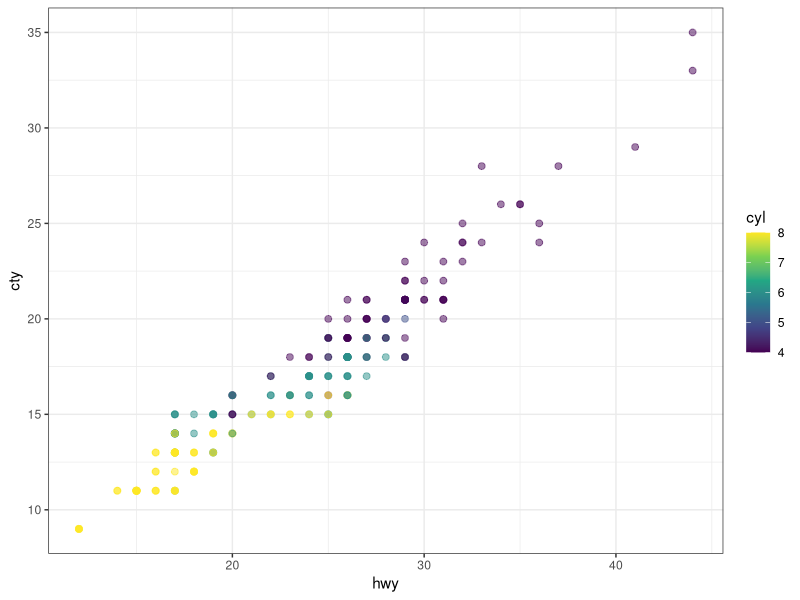

Recreate this plot in R.
## ---- chunk 1
#| label: load-packages
library(ggplot2)
## ---- chunk 2
#| label: fig-scatterplot
#| fig-width: 6
#| fig-height: 3.5
#| fig-cap: City and highway mileage for 38 popular models of cars.
#| fig-alt: Scatterplot of city vs. highway mileage for cars, where points are colored by the number of cylinders. The plot displays a positive, linear, and strong relationship between city and highway mileage, and mileage increases as the number of cylinders decreases.
#| echo: true
#| code-fold: true
#| code-line-numbers: true
ggplot(mpg, aes(x = hwy, y = cty, color = cyl)) +
  geom_point(alpha = 0.5, size = 2) +
  scale_color_viridis_c() +
  theme_bw()
